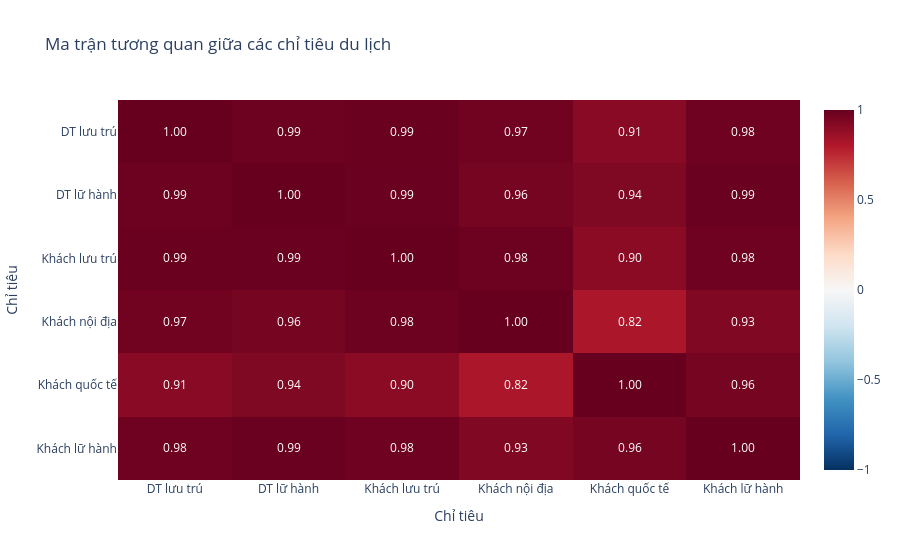

This figure's notebook cell:
### Markdown cell above
## 3.8. Tương quan giữa các chỉ tiêu du lịch

### Biểu đồ 8 – Correlation Heatmap

**Câu hỏi phân tích:**  
Các chỉ tiêu về doanh thu và lượng khách du lịch có mức độ tương quan với nhau như thế nào trong giai đoạn 2015–2024?

**Các biến được lựa chọn:**

- Doanh thu cơ sở lưu trú.
- Doanh thu cơ sở lữ hành.
- Khách cơ sở lưu trú phục vụ.
- Khách trong nước tại cơ sở lưu trú.
- Khách quốc tế tại cơ sở lưu trú.
- Khách cơ sở lữ hành phục vụ.

**Loại biểu đồ:** Correlation Heatmap.

**Mục đích:**  
Ma trận tương quan giúp đánh giá đồng thời mức độ liên hệ tuyến tính giữa nhiều chỉ tiêu du lịch. Heatmap được sử dụng để trực quan hóa các hệ số tương quan, từ đó xác định những cặp biến có mối liên hệ mạnh hoặc yếu và hỗ trợ kết quả phân tích Scatter Plot ở mục 3.7.

> Hệ số tương quan phản ánh mức độ liên hệ giữa các biến nhưng không chứng minh quan hệ nhân quả.

### Code cell
# Các biến sử dụng cho phân tích tương quan
corr_cols = [
    "Doanh thu cơ sở lưu trú (Tỷ đồng)",
    "Doanh thu cơ sở lữ hành (Tỷ đồng)",
    "Khách cơ sở lưu trú phục vụ (Nghìn lượt)",
    "Khách trong nước - cơ sở lưu trú (Nghìn lượt)",
    "Khách quốc tế - cơ sở lưu trú (Nghìn lượt)",
    "Khách cơ sở lữ hành phục vụ (Nghìn lượt)"
]

# Tạo dữ liệu phân tích
corr_data = df_nam[corr_cols].copy()

# Tính ma trận tương quan Pearson
corr_matrix = corr_data.corr(method="pearson")

print("MA TRẬN TƯƠNG QUAN PEARSON")
display(corr_matrix.round(3))


# Đổi tên ngắn gọn để biểu đồ dễ đọc
short_names = {
    "Doanh thu cơ sở lưu trú (Tỷ đồng)": "DT lưu trú",
    "Doanh thu cơ sở lữ hành (Tỷ đồng)": "DT lữ hành",
    "Khách cơ sở lưu trú phục vụ (Nghìn lượt)": "Khách lưu trú",
    "Khách trong nước - cơ sở lưu trú (Nghìn lượt)": "Khách nội địa",
    "Khách quốc tế - cơ sở lưu trú (Nghìn lượt)": "Khách quốc tế",
    "Khách cơ sở lữ hành phục vụ (Nghìn lượt)": "Khách lữ hành"
}

corr_display = corr_matrix.rename(
    index=short_names,
    columns=short_names
)

# Vẽ Heatmap
fig8 = px.imshow(
    corr_display,
    text_auto=".2f",
    zmin=-1,
    zmax=1,
    color_continuous_scale="RdBu_r",
    aspect="auto",
    title="Ma trận tương quan giữa các chỉ tiêu du lịch"
)

fig8.update_layout(
    xaxis_title="Chỉ tiêu",
    yaxis_title="Chỉ tiêu"
)

fig8.show()

### Figure 1 — Plotly figure (JSON) as saved in the notebook; plotly's stock layout.template omitted (floating-point values rounded to 4 significant figures)
{"data": [{"coloraxis": "coloraxis", "hovertemplate": "x: %{x}<br>y: %{y}<br>color: %{z}<extra></extra>", "name": "0", "texttemplate": "%{z:.2f}", "type": "heatmap", "x": ["DT lưu trú", "DT lữ hành", "Khách lưu trú", "Khách nội địa", "Khách quốc tế", "Khách lữ hành"], "xaxis": "x", "y": ["DT lưu trú", "DT lữ hành", "Khách lưu trú", "Khách nội địa", "Khách quốc tế", "Khách lữ hành"], "yaxis": "y", "z": [[1.0, 0.9868, 0.994, 0.9729, 0.9133, 0.9818], [0.9868, 1.0, 0.9911, 0.9595, 0.9362, 0.9893], [0.994, 0.9911, 1.0, 0.9845, 0.9047, 0.9795], [0.9729, 0.9595, 0.9845, 1.0, 0.8161, 0.9331], [0.9133, 0.9362, 0.9047, 0.8161, 1.0, 0.9621], [0.9818, 0.9893, 0.9795, 0.9331, 0.9621, 1.0]]}], "layout": {"coloraxis": {"autocolorscale": false, "cmax": 1, "cmin": -1, "colorscale": [[0, "rgb(5,48,97)"], [0.1, "rgb(33,102,172)"], [0.2, "rgb(67,147,195)"], [0.3, "rgb(146,197,222)"], [0.4, "rgb(209,229,240)"], [0.5, "rgb(247,247,247)"], [0.6, "rgb(253,219,199)"], [0.7, "rgb(244,165,130)"], [0.8, "rgb(214,96,77)"], [0.9, "rgb(178,24,43)"], [1, "rgb(103,0,31)"]]}, "title": {"text": "Ma trận tương quan giữa các chỉ tiêu du lịch"}, "xaxis": {"anchor": "y", "domain": [0, 1], "title": {"text": "Chỉ tiêu"}}, "yaxis": {"anchor": "x", "autorange": "reversed", "domain": [0, 1], "title": {"text": "Chỉ tiêu"}}}}
